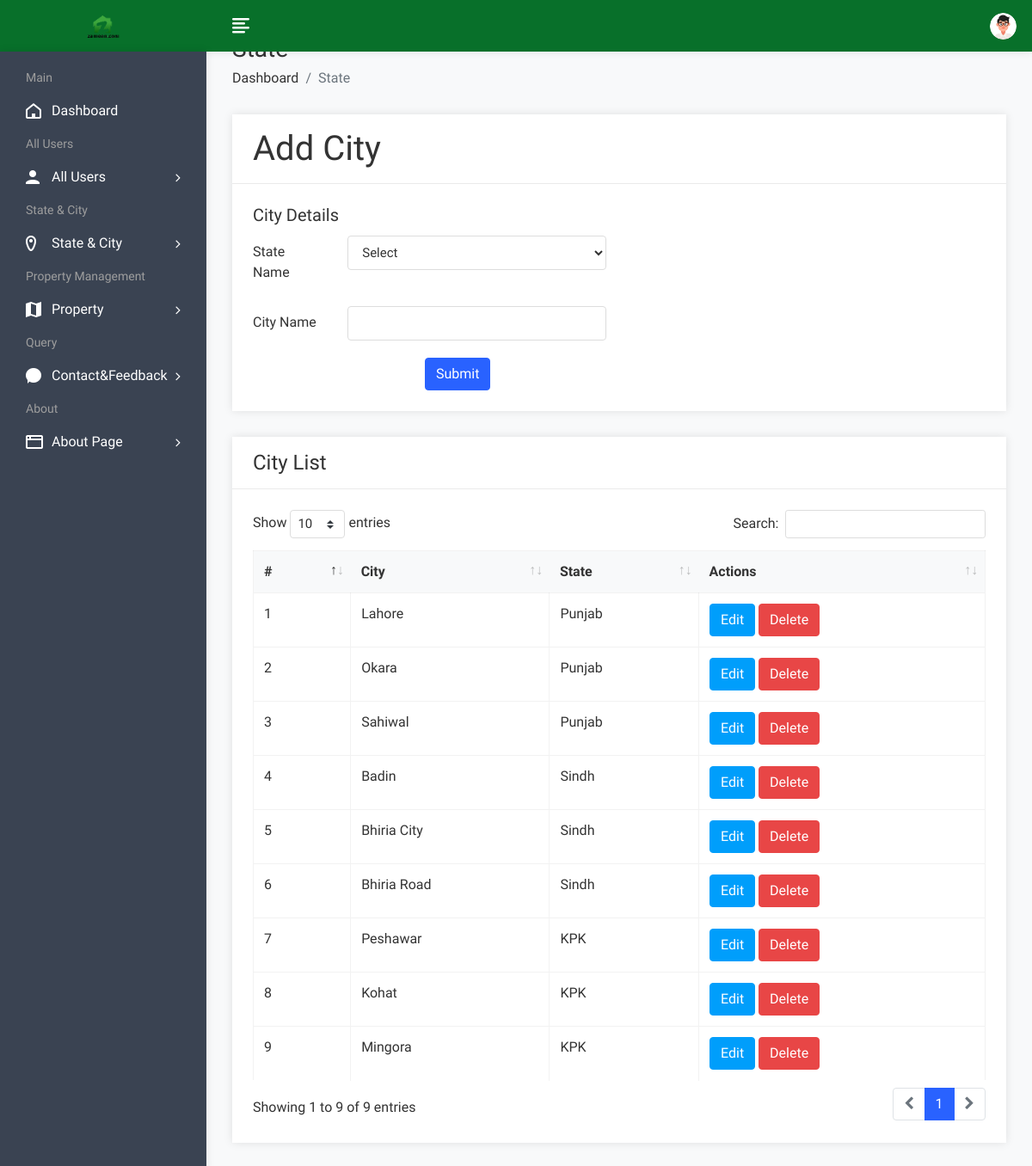
The app's page /admin/cityadd.php (signed in) with its own data.
### tables this page shows
CREATE TABLE `city` (
  `cid` int(50) NOT NULL,
  `cname` varchar(100) NOT NULL,
  `sid` int(50) NOT NULL
);

CREATE TABLE `state` (
  `sid` int(50) NOT NULL,
  `sname` varchar(100) NOT NULL
);

### admin/cityadd.php (the view, shortened to what this page needs)
<!DOCTYPE html>
<html lang="en">
<head>
        <link rel="stylesheet" href="assets/css/bootstrap.min.css">
        <link rel="stylesheet" href="assets/css/font-awesome.min.css">
        <link rel="stylesheet" href="assets/css/feathericon.min.css">
		<link rel="stylesheet" href="assets/plugins/datatables/dataTables.bootstrap4.min.css">
		<link rel="stylesheet" href="assets/plugins/datatables/responsive.bootstrap4.min.css">
		<link rel="stylesheet" href="assets/plugins/datatables/select.bootstrap4.min.css">
		<link rel="stylesheet" href="assets/plugins/datatables/buttons.bootstrap4.min.css">
        <link rel="stylesheet" href="assets/css/style.css">
    </head>
    <body>
			<?php include("header.php");?>
            <div class="page-wrapper">
                <div class="content container-fluid">
					<div class="page-header">
						<div class="row">
							<div class="col">
								<h3 class="page-title">State</h3>
								<ul class="breadcrumb">
									<li class="breadcrumb-item"><a href="dashboard.php">Dashboard</a></li>
									<li class="breadcrumb-item active">State</li>
								</ul>
							</div>
						</div>
					</div>
					<div class="row">
						<div class="col-md-12">
							<div class="card">
								<div class="card-header">
									<h1 class="card-title">Add City</h1>
								</div>
								<form method="post" id="insert product" enctype="multipart/form-data">
									<div class="card-body">
											<div class="row">
												<div class="col-xl-6">
													<h5 class="card-title">City Details</h5>
													<div class="form-group row">
														<label class="col-lg-3 col-form-label">State Name</label>
														<div class="col-lg-9" >
															<select class="form-control" name="state">
																<option value="">Select</option>
															</select>
														</div>
													</div>
													<div class="form-group row">
														<label class="col-lg-3 col-form-label">City Name</label>
														<div class="col-lg-9">
															<input type="text" class="form-control" name="city">
														</div>
													</div>
												</div>
											</div>
											<div class="text-left">
												<input type="submit" class="btn btn-primary"  value="Submit" name="insert" style="margin-left:200px;">
											</div>
									</div>
								</form>
							</div>
						</div>
					</div>
				<div class="row">
						<div class="col-sm-12">
							<div class="card">
								<div class="card-header">
									<h4 class="card-title">City List</h4>
								</div>
								<div class="card-body">
									<table id="basic-datatable" class="table table-bordered table-hover">
                                            <thead>
                                                <tr>
                                                    <th>#</th>
                                                    <th>City</th>
													<th>State</th>
													<th>Actions</th>
                                                </tr>
                                            </thead>
                                            <tbody>
											<?php
												$query=mysqli_query($con,"select city.*,state.sname from city,state where city.sid=state.sid");
												$cnt=1;
												while($row=mysqli_fetch_array($query))
													{
											?>
                                                <tr>
                                                    <td><?php echo $cnt; ?></td>
                                                    <td><?php echo $row['1']; ?></td>
													<td><?php echo $row['sname']; ?></td>
													<td><a href="cityedit.php?id=<?php echo $row['0']; ?>"><button class="btn btn-info">Edit</button></a>
                                                   <a href="citydelete.php?id=<?php echo $row['0']; ?>"><button class="btn btn-danger">Delete</button></a></td>
                                                </tr>
                                                <?php $cnt=$cnt+1; } ?>
                                            </tbody>
                                        </table>
								</div>
							</div>
						</div>
					</div>
				</div>
			</div>
    </body>
</html>

### records on screen
city: cname "Lahore", sid.sname "Punjab"
city: cname "Okara", sid.sname "Punjab"
city: cname "Sahiwal", sid.sname "Punjab"
city: cname "Badin", sid.sname "Sindh"
city: cname "Bhiria City", sid.sname "Sindh"
city: cname "Bhiria Road", sid.sname "Sindh"
city: cname "Peshawar", sid.sname "KPK"
city: cname "Kohat", sid.sname "KPK"
city: cname "Mingora", sid.sname "KPK"
